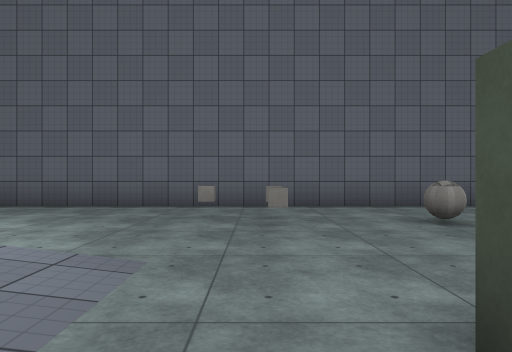
View 1 (above)

13 first-person views from a walk through a 3-D level made in the Unity game engine. The camera is 1.2 m above the floor, looks level and sees 70° across. The floor is counted in squares, 2 m on a side. Each view is taken from the middle of a square. On the plan, view 1 faces up. The plan holds only what a view shows up to about 10 squares ahead; the rest is blank. The player is left out. Surface patterns are stand-ins for the level's own textures.

View 2
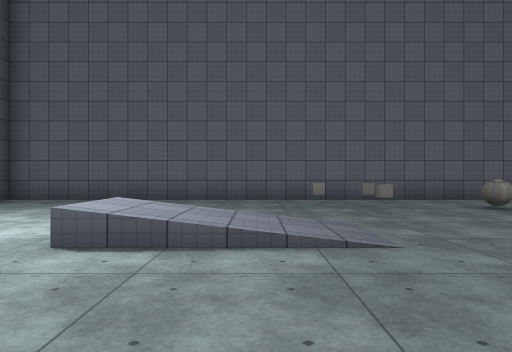

View 3
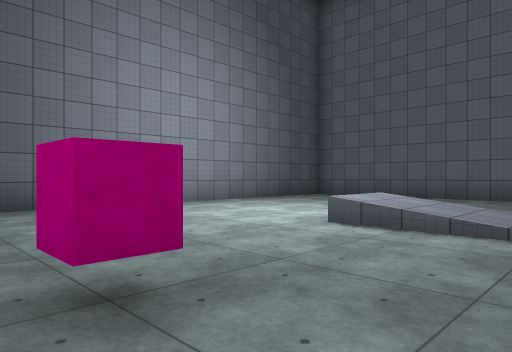

View 4
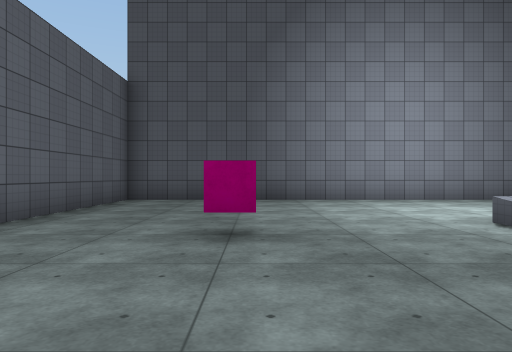

View 5
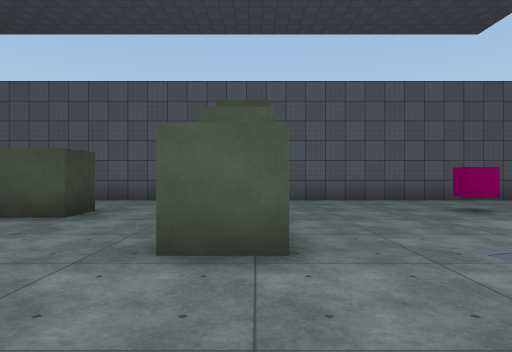

View 6
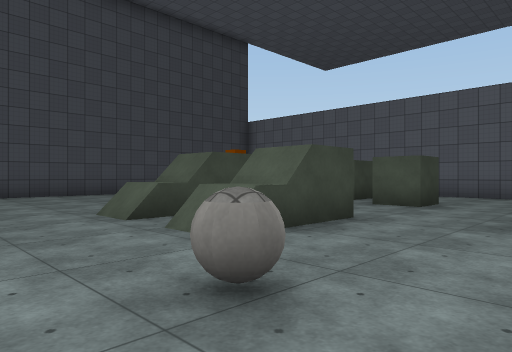

View 7
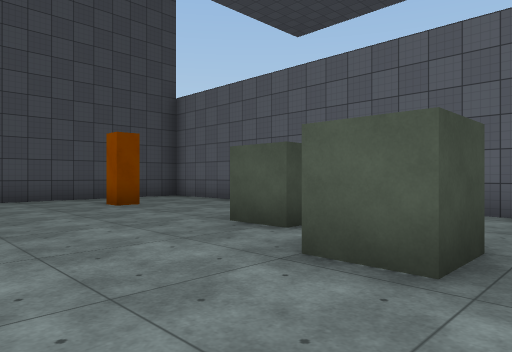

View 8
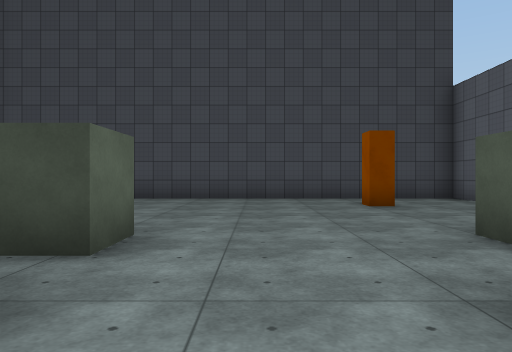

View 9
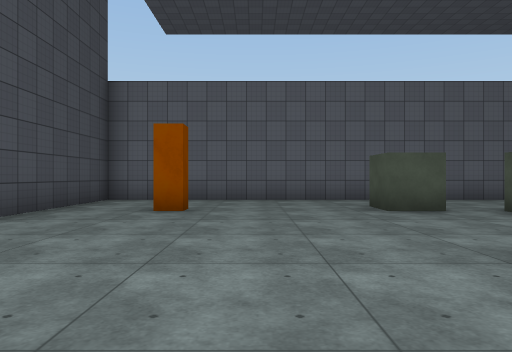

View 10
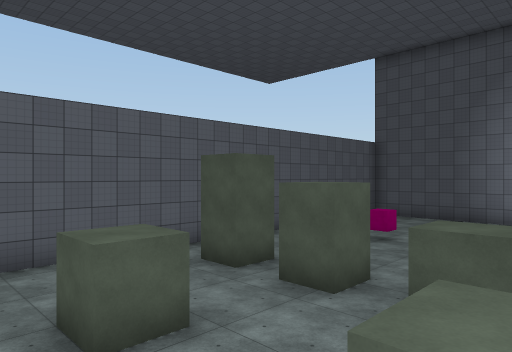

View 11
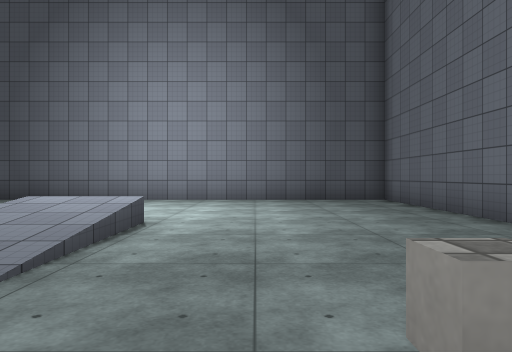

View 12
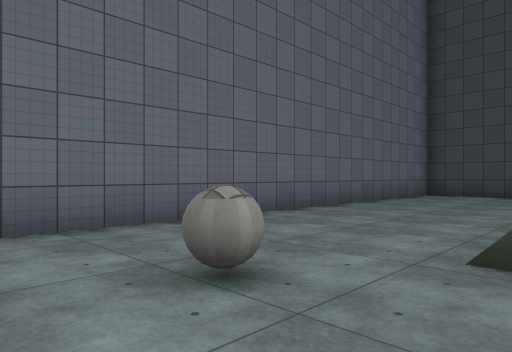

View 13
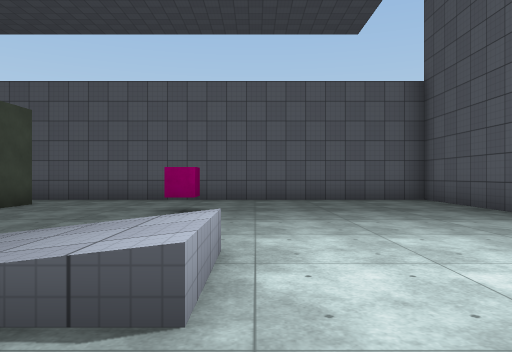

### Floor plan
Key: @ floor where view 1 was taken; # wall or solid block; . main floor; : floor 0.5 m higher than the main floor; + floor 2 m higher than the main floor; / step, stairs or slope; C cube; B ball.
Columns run from 9 left of view 1 to 13 right of it. Each row starts with its distance up from view 1.
  8 #####################
  7 #....................
  6 #.....................
  5 #.......CC.B..........#
  4 #........C............#
  3 #............////.....#
  2 #.....:/.....+/+/.....#
  1 #.....#/..#.././......#
  0 #........@............#
 -1 #.........#...........#
 -2 #.....C......#.....#..#
 -3 #.........#....#......#
 -4 #.....................#
 -5 #.....................#
 -6 #######################

Positions as (right, up) in squares from view 1, and headings:
1: (0, 0), facing up
2: (-2, -2), facing up
3: (-1, -3), facing up-left
4: (1, -2), facing left
5: (1, 4), facing down
6: (1, 6), facing down-right
7: (3, 1), facing down-right
8: (3, 0), facing right
9: (9, 4), facing down
10: (6, 2), facing down-left
11: (1, 4), facing left
12: (1, 3), facing up-right
13: (-4, 4), facing down
